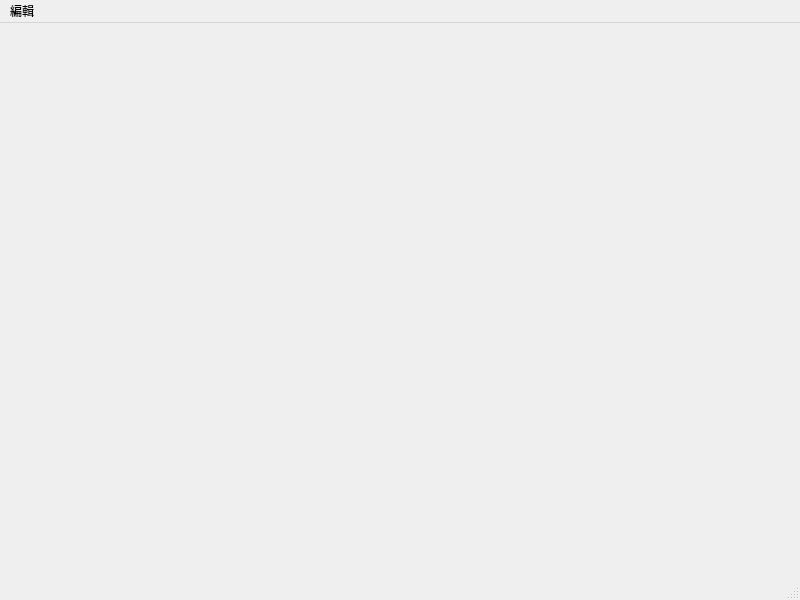
<?xml version="1.0" encoding="UTF-8"?>
<ui version="4.0">
 <class>MainWindow</class>
 <widget class="QMainWindow" name="MainWindow">
  <property name="geometry">
   <rect>
    <x>0</x>
    <y>0</y>
    <width>800</width>
    <height>600</height>
   </rect>
  </property>
  <property name="windowTitle">
   <string>MainWindow</string>
  </property>
  <widget class="QWidget" name="centralwidget"/>
  <widget class="QMenuBar" name="menubar">
   <property name="geometry">
    <rect>
     <x>0</x>
     <y>0</y>
     <width>800</width>
     <height>24</height>
    </rect>
   </property>
   <widget class="QMenu" name="Edit">
    <property name="title">
     <string>編輯</string>
    </property>
    <addaction name="actionLoad"/>
    <addaction name="actionSave"/>
    <addaction name="separator"/>
    <addaction name="actionClear"/>
    <addaction name="actionSetPenColor"/>
    <addaction name="actionSetPenWidth"/>
   </widget>
   <addaction name="Edit"/>
  </widget>
  <widget class="QStatusBar" name="statusbar"/>
  <action name="actionLoad">
   <property name="text">
    <string>Load</string>
   </property>
  </action>
  <action name="actionSave">
   <property name="text">
    <string>Save</string>
   </property>
  </action>
  <action name="actionExit">
   <property name="text">
    <string>Exit</string>
   </property>
  </action>
  <action name="actionClear">
   <property name="text">
    <string>Clear</string>
   </property>
  </action>
  <action name="actionSetPenColor">
   <property name="text">
    <string>SetPenColor</string>
   </property>
  </action>
  <action name="actionSetPenWidth">
   <property name="text">
    <string>SetPenWidth</string>
   </property>
  </action>
 </widget>
 <resources/>
 <connections/>
</ui>
